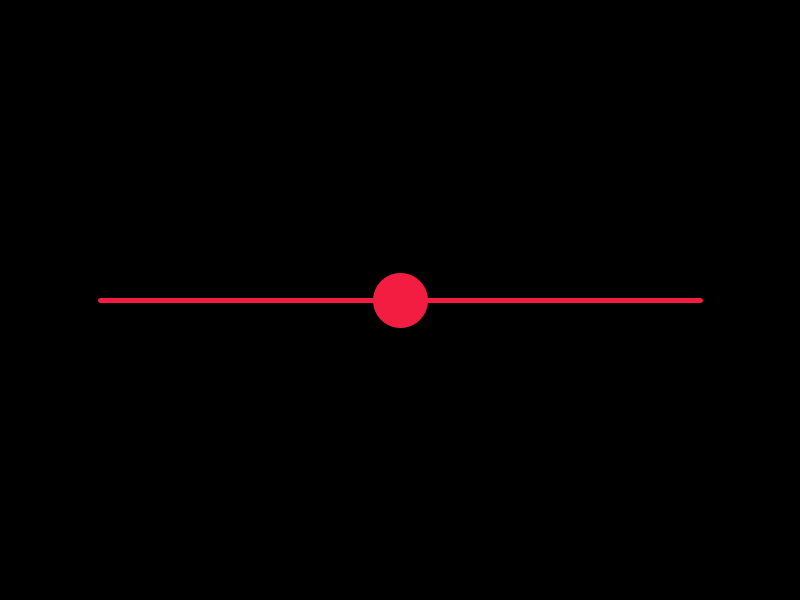
Frame 1 (no input)
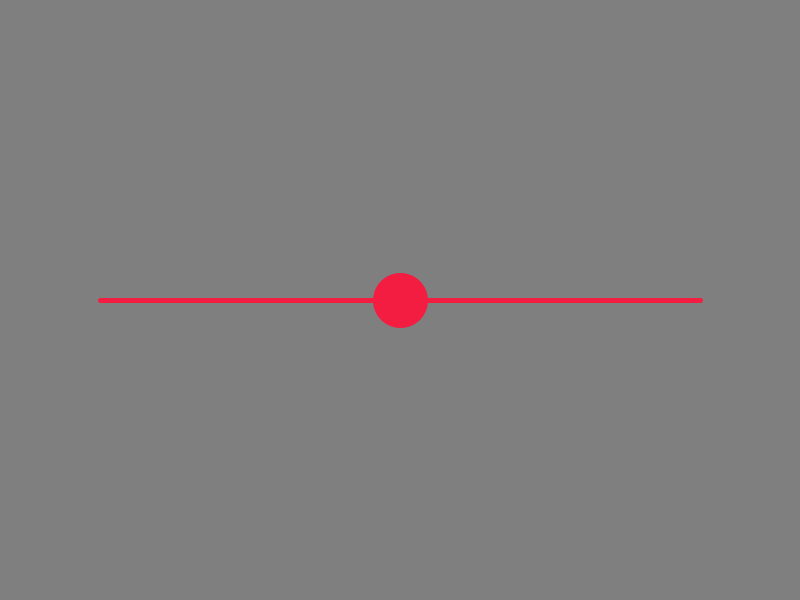
Frame 60 (the mouse pressed at the canvas centre just before this capture)
Frame 120 (the mouse held since frame 60 and released just before this capture): identical to frame 60, image omitted

The Processing sketch that drew these frames (run headless with seeded random() and noise(); from frame 60 on, the mouse is pressed at the canvas centre):

// Processing sketch: Sliderssave2
// ── Sliderssave2.pde
// Palette
color darkPurple = #230F2B;
color pink = #F21D41;
color lightGreen = #EBEBBC;
color medGreen = #BCE3C5;
color darkGreen = #82B3AE;

float sliderX;
float shade;
void setup() {
  size(800, 600);
  strokeWeight(5);
  stroke(pink);
  fill(pink);
  sliderX = 400;
}

void draw() {
  background(shade);
  shade = map(sliderX, 100, 700, 0, 255);
  line(100, 300, 700, 300);
  circle(sliderX, 300, 50);
}
void mouseReleased() {
  controlSlider();
}

void mouseDragged() {
  controlSlider();
}


void controlSlider() {
  if (mouseX > 100 && mouseX < 700 && mouseY > 275 && mouseY < 325) {
    sliderX = mouseX;
  }

}
